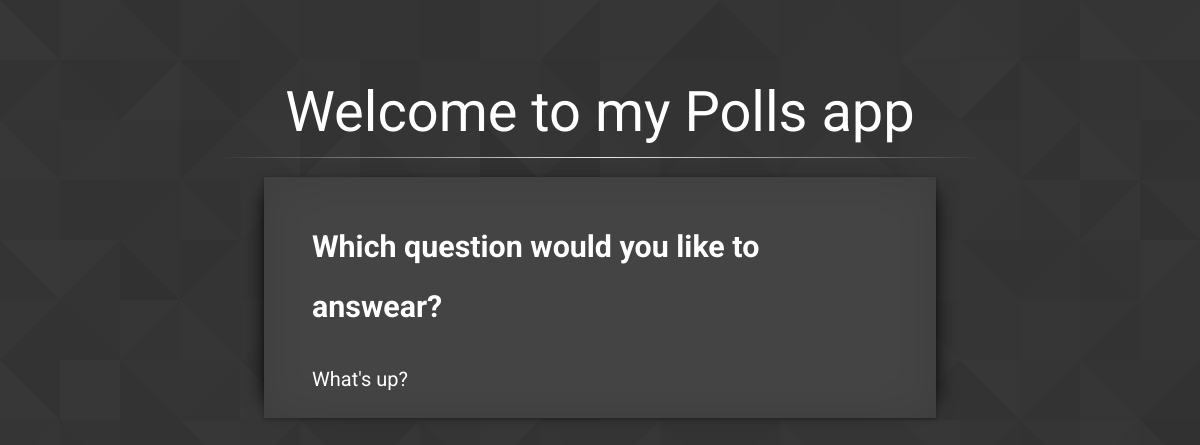
/polls/, run on an earlier commit of the app's database.
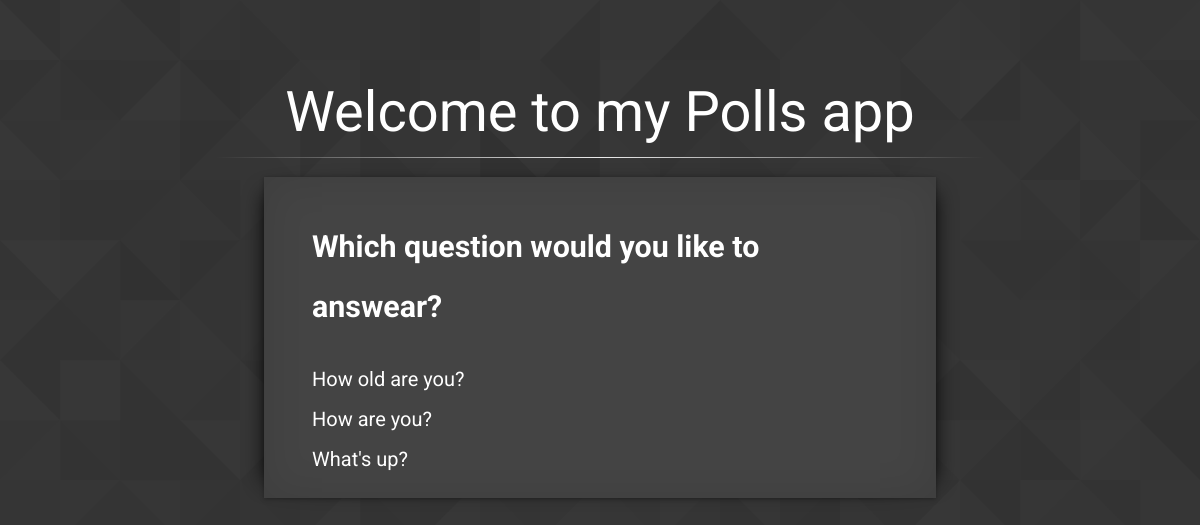
And on a later commit of the database.
### polls/models.py (models this page shows, shortened)
class Question(models.Model):
	question_text = models.CharField(max_length=200)
	pub_date = models.DateTimeField('date published')

### polls/views.py (the view)
class IndexView(generic.ListView):
	template_name = 'polls/index.html'
	context_object_name = 'latest_question_list'
	def get_queryset(self):
		return Question.objects.filter(
			pub_date__lte=timezone.now()
		).order_by('-pub_date')[:5]

### polls/templates/polls/index.html
<!DOCTYPE html>
<html>
<head>
{% load staticfiles %}
<link rel="stylesheet" type"text/css" href="{% static 'polls/style.css' %}" />
</head>
<body class="body">
		<header class="mainHeader fadein">
			<p> Welcome to my Polls app </p>
		</header>
	<hr class="style1">
<div class="content shadow">
<h1> Which question would you like to answear? </h1>
{% if latest_question_list %}
    <ul>
    {% for question in latest_question_list %}
        <li><a href="{% url 'polls:detail' question.id %}">{{ question.question_text }}</a></li>
    {% endfor %}
    </ul>
{% else %}
    <p>No polls are available.</p>
{% endif %}
</div>
</body>
</html>

### polls/static/polls/style.css (style rules this page uses)
body { background-image: url('images/bg_1.png'); font-size: 95%; font-family: 'Roboto', sans-serif; line-height: 2; color: #fff; margin: 0 auto; }
.body { width: 80%; margin-left: auto; margin-right: auto; }
.mainHeader { font-family: 'Roboto', sans-serif; text-align: center; font-size: 56px; margin-top: 0; margin-bottom: -7%; color: #fff; }
.fadein { animation: fadein 4s; -moz-animation: fadein 4s; -webkit-animation: fadein 4s; -o-animation: fadein 4s; }
.style1 { border: 0; height: 1px; background-image: -webkit-linear-gradient(left, rgba(0,0,0,0), rgba(255,255,255, 0.9), rgba(0,0,0,0)); background-image: -moz-linear-gradient(left, rgba(0,0,0,0), rgba(255,255,255, 0.9), rgba(0,0,0,0)); background-image: -ms-linear-gradient(left, rgba(0,0,0,0), rgba(255,255,255, 0.9), rgba(0,0,0,0)); background-image: -o-linear-gradient(left, rgba(0,0,0,0), rgba(255,255,255, 0.9), rgba(0,0,0,0)); width: 80%; }
a { text-decoration: none; }
a:link, a:visited { color: #fff; }
ul { list-style-type: none; margin: 0; padding: 0; }
li { font-size: 20px; }
li:last-child { border: none; }
li a { text-decoration: none; color: #fff; display: block; width: 200px; -webkit-transition: font-size 0.3s ease, background-color 0.3s ease; -moz-transition: font-size 0.3s ease, background-color 0.3s ease; -o-transition: font-size 0.3s ease, background-color 0.3s ease; -ms-transition: font-size 0.3s ease, background-color 0.3s ease; transition: font-size 0.3s ease, background-color 0.3s ease; }
.content { background-color: #444; margin-top: 2%; margin-bottom: 2%; width: 60%; margin-left: auto; margin-right: auto; padding: 2% 5%; }
.shadow { position:relative; -webkit-box-shadow:0 1px 4px rgba(0, 0, 0, 0.3), 0 0 40px rgba(0, 0, 0, 0.1) inset; -moz-box-shadow:0 1px 4px rgba(0, 0, 0, 0.3), 0 0 40px rgba(0, 0, 0, 0.1) inset; box-shadow:0 1px 4px rgba(0, 0, 0, 0.3), 0 0 40px rgba(0, 0, 0, 0.1) inset; }
.shadow:before, .shadow:after { content:""; position:absolute; z-index:-1; -webkit-box-shadow:0 0 20px rgba(0,0,0,0.8); -moz-box-shadow:0 0 20px rgba(0,0,0,0.8); box-shadow:0 0 20px rgba(0,0,0,0.8); top:10px; bottom:10px; left:0; right:0; -moz-border-radius:100px / 10px; border-radius:100px / 10px; }
.shadow:after { right:10px; left:auto; -webkit-transform:skew(8deg) rotate(3deg); -moz-transform:skew(8deg) rotate(3deg); -ms-transform:skew(8deg) rotate(3deg); -o-transform:skew(8deg) rotate(3deg); transform:skew(8deg) rotate(3deg); }

What changed in the data, as far as the page shows it:
added Question: question_text "How old are you?"
added Question: question_text "How are you?"
